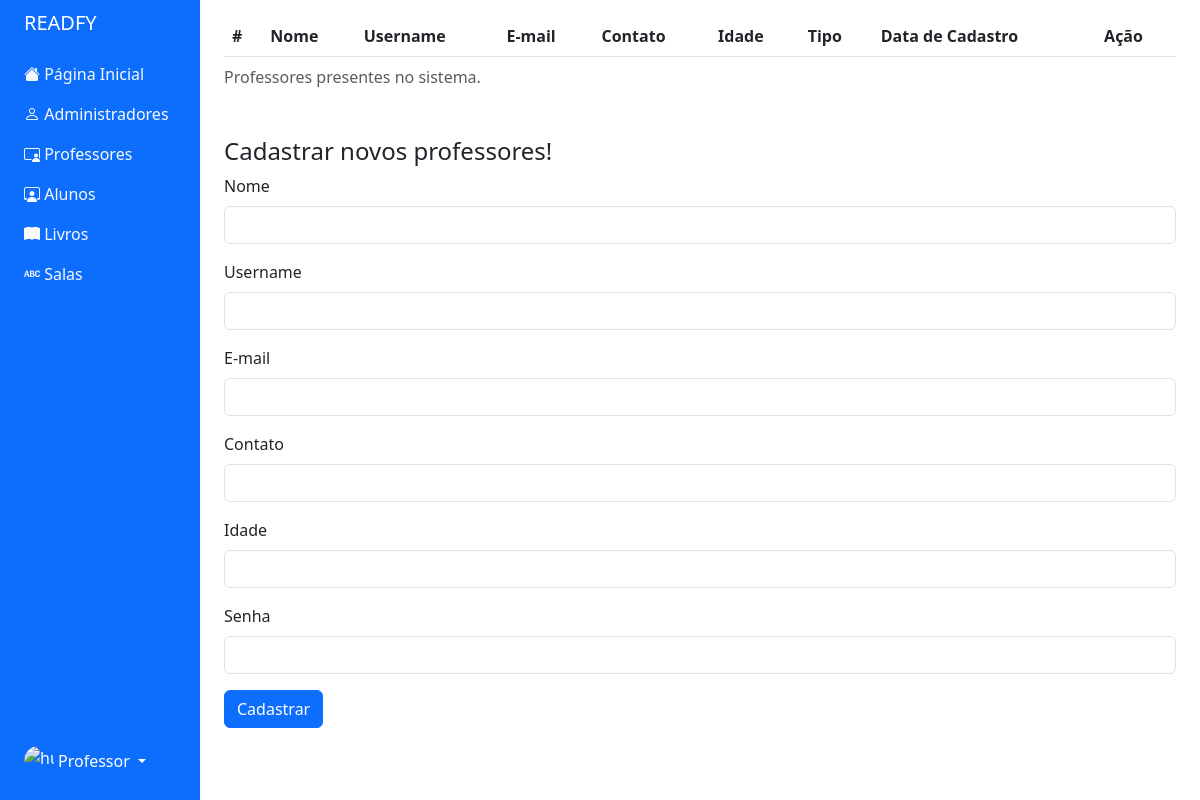
The app's page /administrativo/professores/index.php, older data.
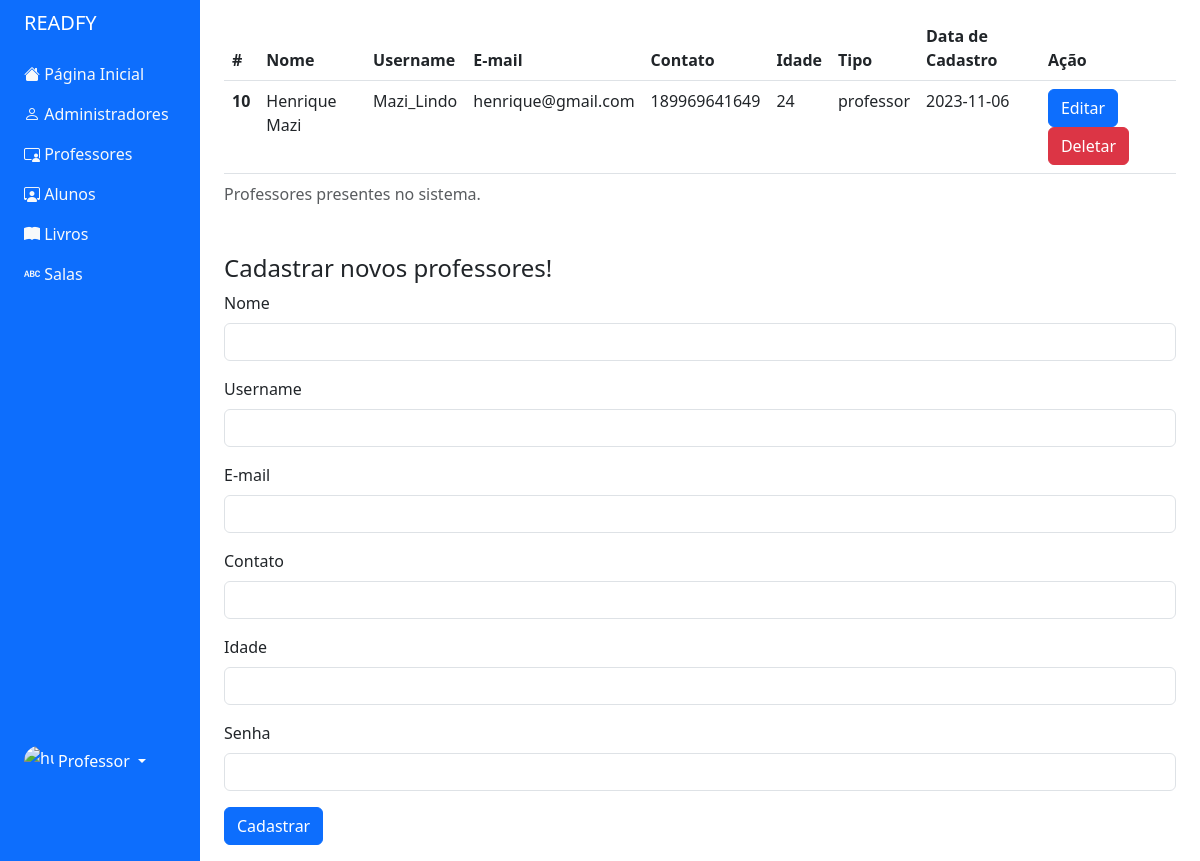
The same page, newer data.
### tables this page shows
CREATE TABLE `professor` (
  `id` int(11) NOT NULL,
  `nome` varchar(100) DEFAULT NULL,
  `username` varchar(100) DEFAULT NULL,
  `email` varchar(255) DEFAULT NULL,
  `contato` varchar(15) DEFAULT NULL,
  `idade` varchar(5) DEFAULT NULL,
  `tipo` varchar(20) DEFAULT NULL,
  `senha` varchar(255) DEFAULT NULL,
  `data` date DEFAULT current_timestamp()
);

### src/Models/ClassesDAO/ProfessorDao.php (called while the page is built, shortened)
<?php
class ProfessorDao
{
    private $pdo;
    public function __construct($pdo)
    {
        $this->pdo = $pdo;
        $this->pdo->setAttribute(PDO::ATTR_ERRMODE, PDO::ERRMODE_EXCEPTION);
    }
    public function selectAll()
    {
        try {
            $stmt = $this->pdo->prepare("SELECT * FROM professor");
            $stmt->execute();
            $this->pdo = null;
            return $stmt->fetchAll(\PDO::FETCH_CLASS, 'Professor');
        } catch (PDOException $e) {
            echo 'Erro ao buscar professores: ' . $e->getMessage();
        }
    }
}

### src/Models/Classes/Professor.php (called while the page is built, shortened)
<?php
class Professor{
    private string $id;
    private string $nome;
    private string $username;
    private string $email;
    private string $contato;
    private string $idade;
    private string $tipo;
    private string $data;
    public function getId(): string {
        return $this->id;
    }
    public function getNome(): string {
        return $this->nome;
    }
    public function getUsername(): string {
        return $this->username;
    }
    public function getEmail(): string {
        return $this->email;
    }
    public function getContato(): string {
        return $this->contato;
    }
    public function getIdade(): string {
        return $this->idade;
    }
    public function getTipo(): string {
        return $this->tipo;
    }
    public function getData(): string {
        return $this->data;
    }
}

### administrativo/professores/index.php (the view, shortened to what the changed rows need)
<?php
require '../../src/Lib/connect.php';
require_once('../../src/Views/layout/headeradm.php');
require_once('../../src/Models/Classes/Professor.php');
require_once('../../src/Models/ClassesDao/ProfessorDao.php');
$professorDao = new ProfessorDao($pdo);
$professores = $professorDao->selectAll();
?>
<div class="col py-3">
    <div class="container">
        <table class="table table-hover">
            <caption>Professores presentes no sistema.</caption>
            <thead>
                <tr>
                    <th scope="col">#</th>
                    <th scope="col">Nome</th>
                    <th scope="col">Username</th>
                    <th scope="col">E-mail</th>
                    <th scope="col">Contato</th>
                    <th scope="col">Idade</th>
                    <th scope="col">Tipo</th>
                    <th scope="col">Data de Cadastro</th>
                    <th scope="col">Ação</th>
                </tr>
            </thead>
            <tbody>
                <?php foreach ($professores as $professor) : ?>
                    <tr>
                        <th scope="row">
                            <?= $professor->getId(); ?>
                        </th>
                        <td>
                            <?= $professor->getNome(); ?>
                        </td>
                        <td>
                            <?= $professor->getUsername(); ?>
                        </td>
                        <td>
                            <?= $professor->getEmail(); ?>
                        </td>
                        <td>
                            <?= $professor->getContato(); ?>
                        </td>
                        <td>
                            <?= $professor->getIdade(); ?>
                        </td>
                        <td>
                            <?= $professor->getTipo(); ?>
                        </td>
                        <td>
                            <?= $professor->getData(); ?>
                        </td>
                        <td>
                            <a href="./update.php?id=<?= $professor->getId(); ?>">
                                <button class="btn btn-primary">Editar</button>
                            </a>
                            <button class="btn btn-danger" data-bs-toggle="modal" data-bs-target="#<?= $professor->getId(); ?>">Deletar</button>
                        </td>
                    </tr>
                <?php endforeach; ?>
            </tbody>
        </table>
        <br>
    </div>
</div>
</div>
</div>
<?php require "../../src/Views/layout/footer.php";  ?>

Row changes from the older to the newer data that the page shows:
added professor: id "10", nome "Henrique Mazi", username "Mazi_Lindo", email "henrique@gmail.com", contato "189969641649", idade "24", tipo "professor", data "2023-11-06"
